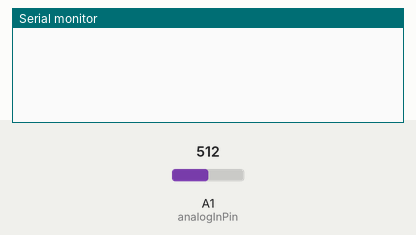
Bench run of a sketch on a simulated Arduino Uno, built with avr-gcc and run on an emulated ATmega328P. Parts: the last lines printed to the serial monitor. The inputs (shaded band) are chosen by the test bench; at power-on: A1 (analogInPin) = 512.

Above: at 1.2 s.
1.3 s: A1 (analogInPin) set to 306
At 3.1 s:
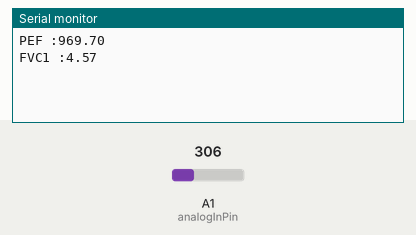
3.8 s: A1 (analogInPin) set to 140
At 5.3 s:
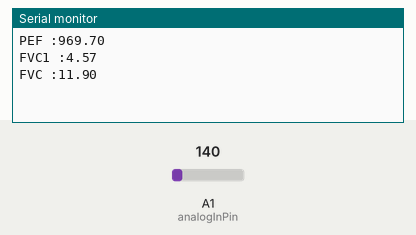

The sketch:

Wired_Spirometer.ino
```cpp
const int analogInPin = A1;
int inputVolt=0;
int value=0;

float volt = 0;

float pressure_psi = 0;
float pressure_pa = 0;
float massFlow = 0;
float volFlow = 0;
float volume = 0;
float total=0;
float PEF=0;
float FVC1=0;

int i=0;
int j=0;
int val=0;
float minimum=0;
float FVC=0;
int z1=0;
float ztotal=0;
float PEFavg=0;
float FVC1total=0;
float FVC1avg=0;
float FVCtotal=0;
float FVCavg=0;

//Constants

float vs = 5 ;
float rho = 1.225;
float area= 0.0007065 ;
float dt = 0;
int Index =0;
int arr[100];
float PEFarr[]={0,0,0,0,0,0,0,0,0,0};
float volFlow_arr[]={0,0,0,0,0};
float PEF_arr[100];
float FVC1arr[100];
float FVCarr[100];
int starttime=0;
int currenttime=0;
int timediff=0;
int previousMillis=0;
int currentMillis=0;
int interval=0;

int disp1=0;
int disp2=0;
int disp3=0;
int temp=0;
int larr[10];
float laverage=0;
int lIndex=0;
float ltotal=0;
float overallavg=0;
int count=0;
float average=0;
float sum=0;

void setup(){
Serial.begin(9600);

//Initialization

    for(int z=0;z<100;z++){
    arr[z] = 0;
    if(z<10)
    larr[z]=0;
    PEF_arr[z]=0;
    FVCarr[z]=0;
    FVC1arr[z]=0;
    }
}

void loop()
{

  if(count<4500){
  inputVolt = analogRead(analogInPin);
  volt = inputVolt*(vs/1023.0);
  pressure_psi = (15/2)*(volt);
  pressure_pa = pressure_psi*6894.75729;

  overallavg = (overallavg*count+pressure_pa)/(count+1);
  if(average<=(overallavg+200))
  {
      total = total - arr[Index];
      arr[Index]=pressure_pa;
      total = total + arr[Index];
      Index = Index + 1;

      if (Index >= 100)
        Index = 0 ;

      if(count<100)
        average = total/(count+1);

   }

    pressure_pa=pressure_pa-average;
    ltotal = ltotal - larr[lIndex];
    larr[lIndex]=pressure_pa;
    ltotal = ltotal + larr[lIndex];
    lIndex = lIndex+1;
    if (lIndex >= 10)
    lIndex = 0 ;
    laverage = ltotal/10;


    if(laverage<150)
    laverage = 0;

    massFlow = 1000*sqrt(((laverage)*2*rho)/((1/(pow(area,2)))));
    volFlow = massFlow/rho;

    int currentMillis = millis();
    dt = currentMillis - previousMillis;
    previousMillis = currentMillis;

    minimum =PEFarr[0];
    for (i=1 ;i<10 ;i++){
    if (minimum > PEFarr[i]){
        minimum=PEFarr[i];
        val=i;

      }
    }
    if(volFlow>PEFarr[val]){
    PEFarr[val]=volFlow;

      }
      sum=0;
    for(j=0 ; j<10 ; j++)
    sum=sum+PEFarr[j];
    PEF=sum*6;
                                                          //value of PEF in litre per min
    if(laverage>0)
    volume=volFlow*dt/1000 +volume;
    FVC=volume;                                               //net volume (Vital capacity in litre per min)

   if((laverage>0)&&(starttime==0))
   starttime=millis();
   if((starttime>0)&&(laverage>0)){
   currenttime=millis();
   timediff = currenttime-starttime;

   if((laverage>0)&&(timediff<1000)){
     FVC1=volFlow*dt/1000+FVC1;                                             // Expiratory volume in 1 sec in litre per min
    }
    }


FVC1total = FVC1total - FVC1arr[z1];
FVC1arr[z1]=FVC1;
FVC1total = FVC1total + FVC1arr[z1];

FVC1avg=FVC1total/100;
int fvc1=FVC1*100;
int fvc1avg=FVC1avg*100;

if((fvc1==fvc1avg)&&(disp2==0)&&(fvc1avg!=0))
{
 Serial.print("FVC1 :");
 Serial.println(FVC1*0.039000530);
 disp2=1;
}

ztotal = ztotal - PEF_arr[z1];
PEF_arr[z1]=PEF;
ztotal = ztotal + PEF_arr[z1];
PEFavg = ztotal/100;

int pef=PEF*10;
int pefavg=PEFavg*10;
if((pef==pefavg)&&(disp1==0)&&(pefavg!=0))
{
  Serial.print("PEF :");
  Serial.println(0.1814*PEF+61.045);
  //Serial.println(PEF_cal*0.5154-216);
  disp1=1;
}

FVCtotal = FVCtotal-FVCarr[z1];
FVCarr[z1]=FVC;
FVCtotal = FVCtotal+FVCarr[z1];
FVCavg=FVCtotal/100;


int fvc=FVC*100;
int fvcavg=FVCavg*100;

if((fvc==fvcavg)&&(disp3==0)&&(fvcavg!=0))
{
    Serial.print("FVC :");
    Serial.println(0.04050384024*FVC);
    disp3=1;
    }

  z1 = z1 + 1;
  if (z1 >= 100) {
  z1= 0 ;
}

 if((count==4499)&&((disp1==0)||(disp2==0)||(disp3==0)))
{
  Serial.println("Error!");
}

count++;
}
} 
```

Measured:
- after the input at 1.3 s, the serial monitor: prints a new line after 0.11 s (image 1)
- after the input at 3.8 s, the serial monitor: prints a new line after 0.09 s (image 2)
